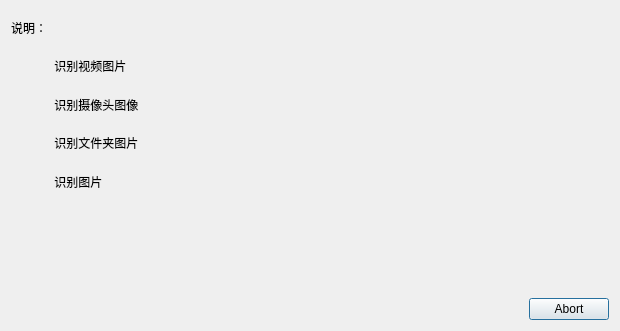
<?xml version="1.0" encoding="UTF-8"?>
<ui version="4.0">
 <class>HelpDialog</class>
 <widget class="QDialog" name="HelpDialog">
  <property name="geometry">
   <rect>
    <x>0</x>
    <y>0</y>
    <width>620</width>
    <height>331</height>
   </rect>
  </property>
  <property name="windowTitle">
   <string>Dialog</string>
  </property>
  <layout class="QGridLayout" name="gridLayout">
   <item row="0" column="0">
    <layout class="QVBoxLayout" name="verticalLayout" stretch="4,2,1">
     <item>
      <layout class="QVBoxLayout" name="verticalLayout_2">
       <item>
        <widget class="QLabel" name="label">
         <property name="text">
          <string>说明： </string>
         </property>
        </widget>
       </item>
       <item>
        <widget class="QLabel" name="label_2">
         <property name="text">
          <string>             识别视频图片</string>
         </property>
        </widget>
       </item>
       <item>
        <widget class="QLabel" name="label_3">
         <property name="text">
          <string>             识别摄像头图像</string>
         </property>
        </widget>
       </item>
       <item>
        <widget class="QLabel" name="label_4">
         <property name="text">
          <string>             识别文件夹图片</string>
         </property>
        </widget>
       </item>
       <item>
        <widget class="QLabel" name="label_5">
         <property name="text">
          <string>             识别图片</string>
         </property>
        </widget>
       </item>
      </layout>
     </item>
     <item>
      <spacer name="verticalSpacer">
       <property name="orientation">
        <enum>Qt::Vertical</enum>
       </property>
       <property name="sizeHint" stdset="0">
        <size>
         <width>20</width>
         <height>40</height>
        </size>
       </property>
      </spacer>
     </item>
     <item>
      <layout class="QHBoxLayout" name="horizontalLayout">
       <item>
        <spacer name="horizontalSpacer">
         <property name="orientation">
          <enum>Qt::Horizontal</enum>
         </property>
         <property name="sizeHint" stdset="0">
          <size>
           <width>40</width>
           <height>20</height>
          </size>
         </property>
        </spacer>
       </item>
       <item>
        <widget class="QPushButton" name="pushButton">
         <property name="text">
          <string>Abort</string>
         </property>
        </widget>
       </item>
      </layout>
     </item>
    </layout>
   </item>
  </layout>
 </widget>
 <resources/>
 <connections>
  <connection>
   <sender>pushButton</sender>
   <signal>clicked()</signal>
   <receiver>HelpDialog</receiver>
   <slot>accept()</slot>
   <hints>
    <hint type="sourcelabel">
     <x>565</x>
     <y>306</y>
    </hint>
    <hint type="destinationlabel">
     <x>540</x>
     <y>257</y>
    </hint>
   </hints>
  </connection>
 </connections>
</ui>
